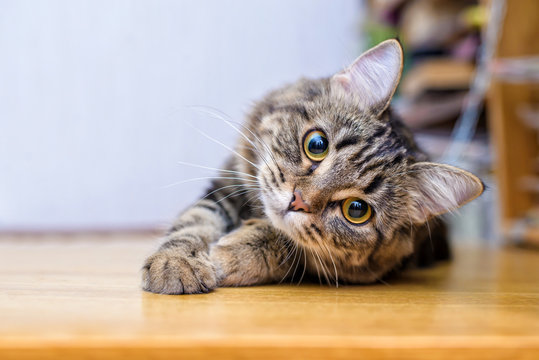
#> input picture Photos/cat2.jpg, 539 x 360 px
$ python masking.py
#> lines starting #> are read from the running program, lines starting #| are printed output that depends on the picture; after the words box and inside, x2 and y2 are one past the last pixel; in counts of white or black regions, pixels touching at a corner belong together
import cv2 as cv
import numpy as np

img = cv.imread('Photos/cat2.jpg')
#> img is the input picture: shape (360, 539, 3); mean B, G, R 153.9, 166.9, 183.6
cv.imshow('Cat', img)

blank = np.zeros(img.shape[:2], dtype='uint8')
cv.imshow('Blank Image', blank)

mask = cv.circle(blank, (img.shape[1]//2 + 45 , img.shape[0]//2 - 17), 100,255,-1)
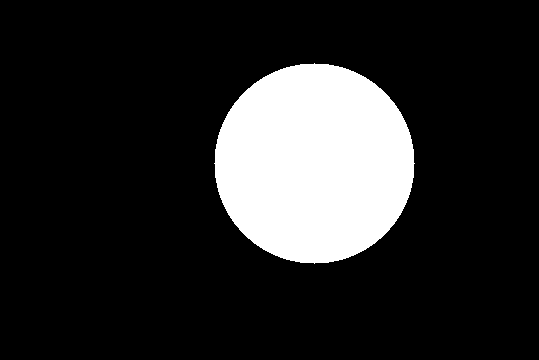
#> blank: shape (360, 539); 16.2% white; 1 white region, box (x1, y1, x2, y2) and area: (214, 63, 415, 264) 31417
cv.imshow('Mask', mask)

# maskRectangle = cv.rectangle(blank, (img.shape[1]//2, img.shape[0]//2), (img.shape[1]//2 + 100, img.shape[0]//2 + 100), 255,-1)
# cv.imshow('Mask Rectange', maskRectangle)
masked = cv.bitwise_and(img,img,mask=mask)
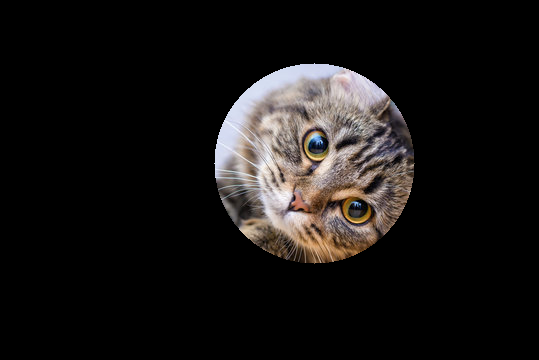
#> masked: shape (360, 539, 3); mean B, G, R 20.4, 21.3, 23.5
cv.imshow('Masked Image', masked)

# masked2 = cv.bitwise_and(img,img,mask=maskRectangle)
# cv.imshow('Masked Image Rectange', masked2)
cv.waitKey(0)

$ run again, with Photos/cat1.jpg copied over Photos/cat2.jpg
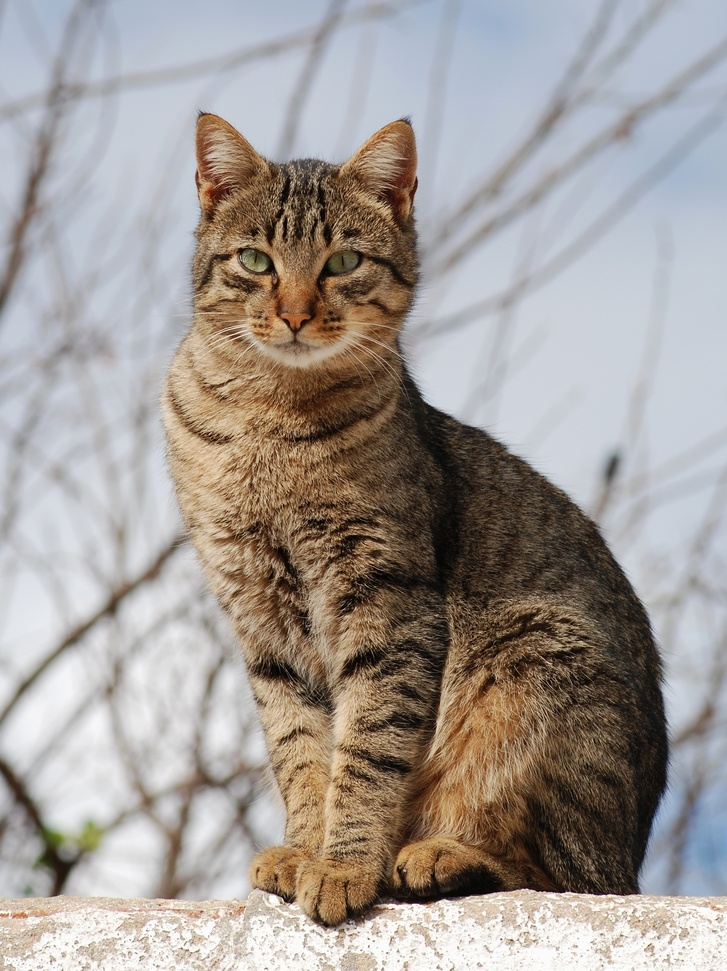
#> input picture Photos/cat1.jpg, 727 x 971 px, shrunk from 1795 x 2397 before the run
#> img is the input picture: shape (971, 727, 3); mean B, G, R 150, 154.8, 161.8
#> `mask = cv.circle(blank, (img.shape[1]//2 + 45 , img.shape[0]//2 - 17),..`:
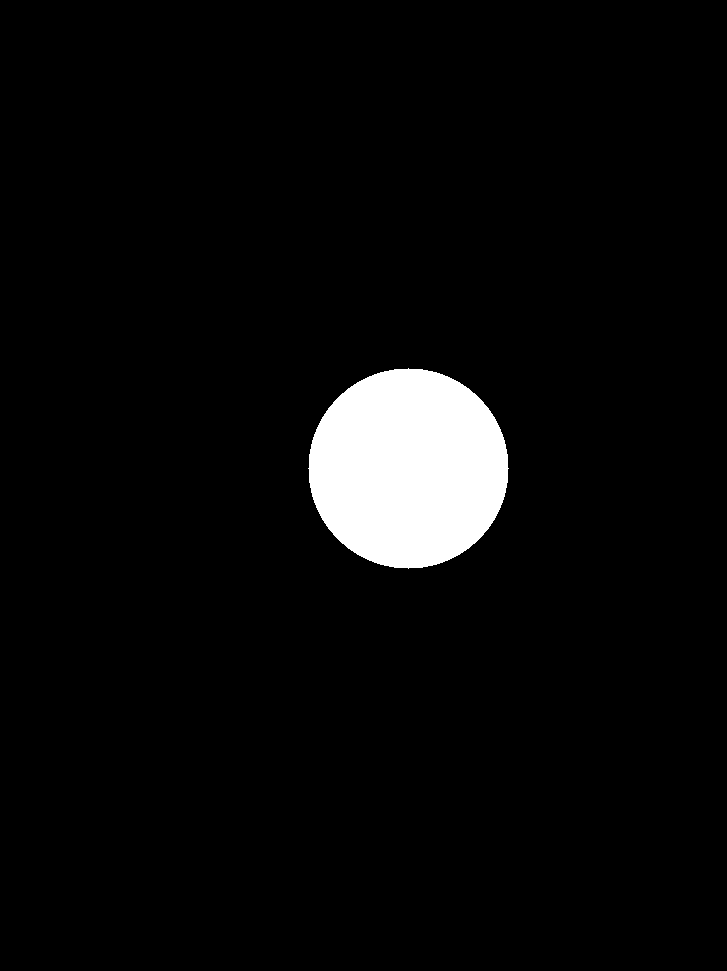
#> blank: shape (971, 727); 4.5% white; 1 white region, box (x1, y1, x2, y2) and area: (308, 368, 509, 569) 31417
#> `masked = cv.bitwise_and(img,img,mask=mask)`:
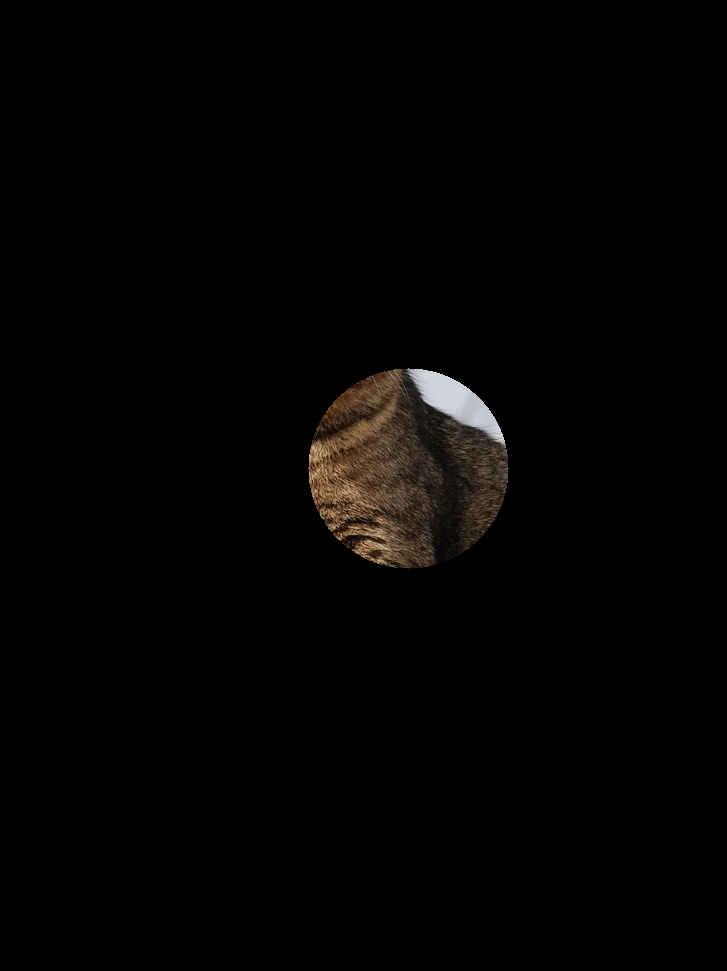
#> masked: shape (971, 727, 3); mean B, G, R 2.4, 3, 3.7

$ run again, with Photos/cat10.jpg copied over Photos/cat2.jpg
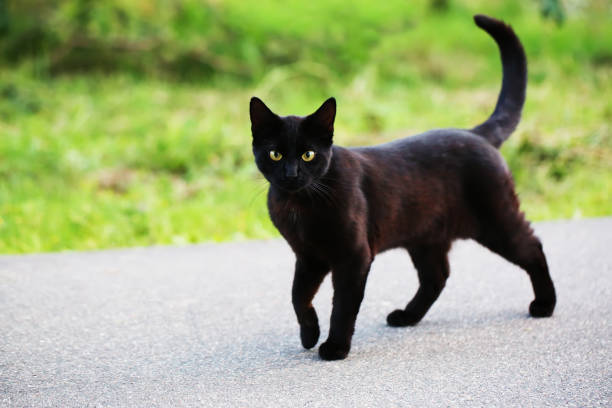
#> input picture Photos/cat10.jpg, 612 x 408 px
#> img is the input picture: shape (408, 612, 3); mean B, G, R 121.3, 166, 154.2
#> `mask = cv.circle(blank, (img.shape[1]//2 + 45 , img.shape[0]//2 - 17),..`:
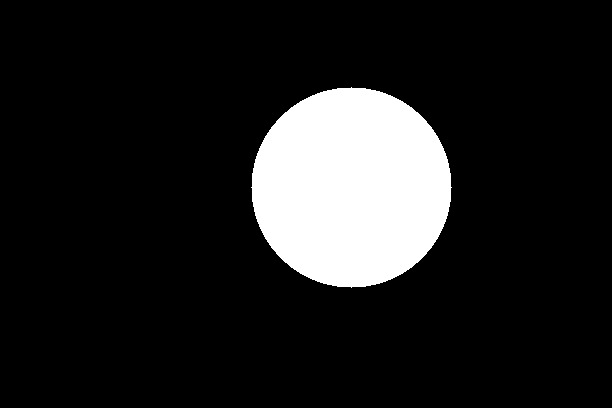
#> blank: shape (408, 612); 12.6% white; 1 white region, box (x1, y1, x2, y2) and area: (251, 87, 452, 288) 31417
#> `masked = cv.bitwise_and(img,img,mask=mask)`:
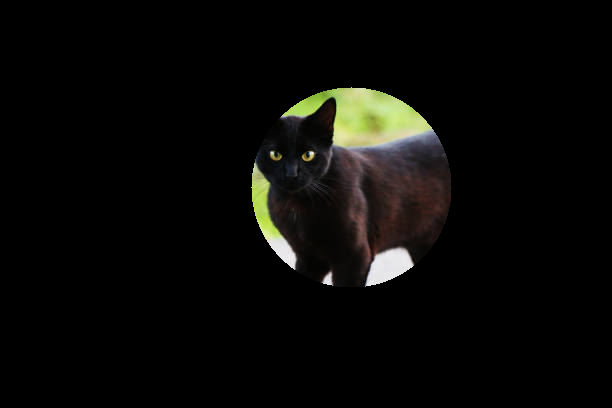
#> masked: shape (408, 612, 3); mean B, G, R 7.4, 9.6, 9.8
